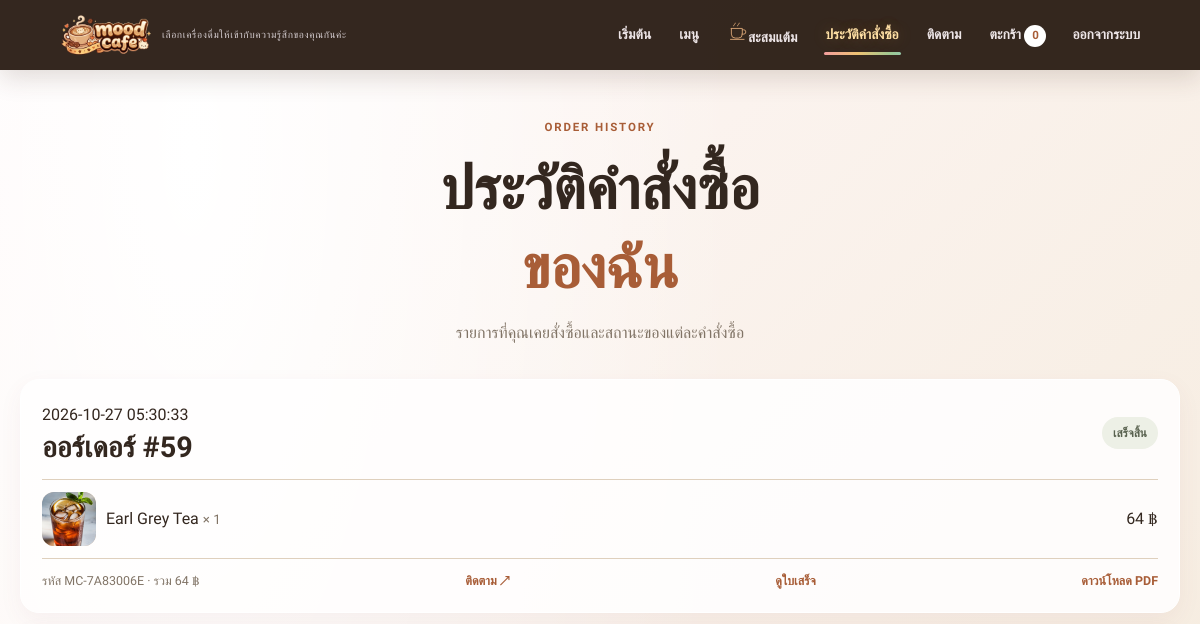
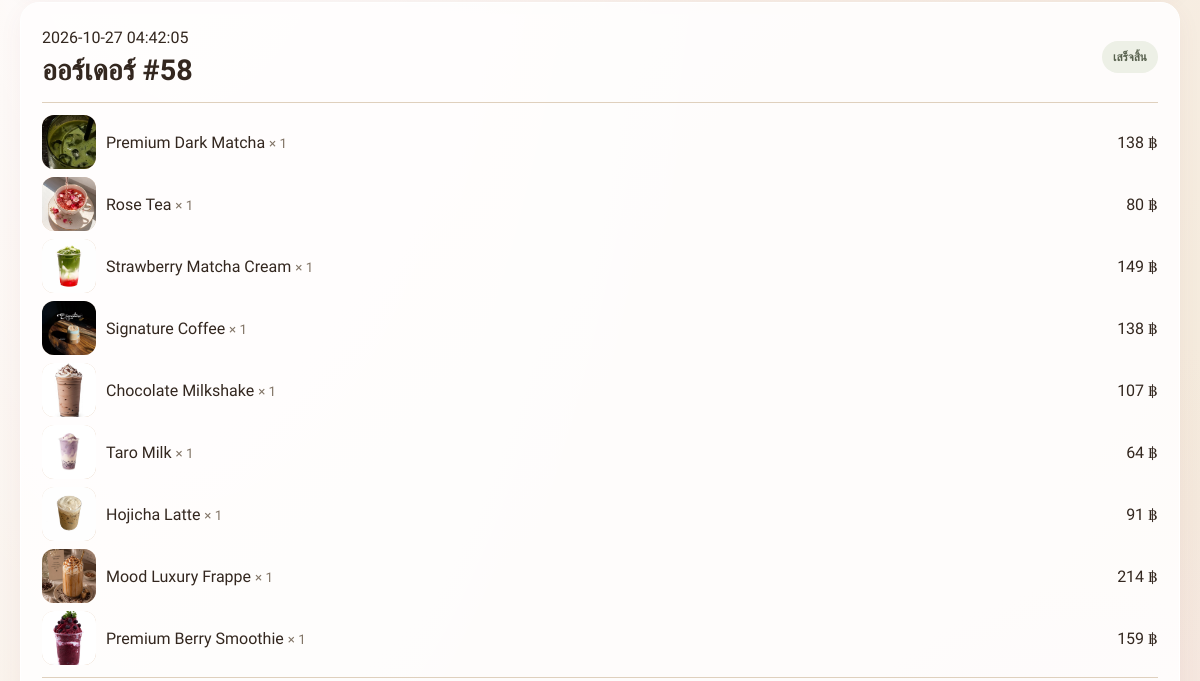
Before: /order-history (signed in, upper part) with the older database file (2 pictures, top to bottom).
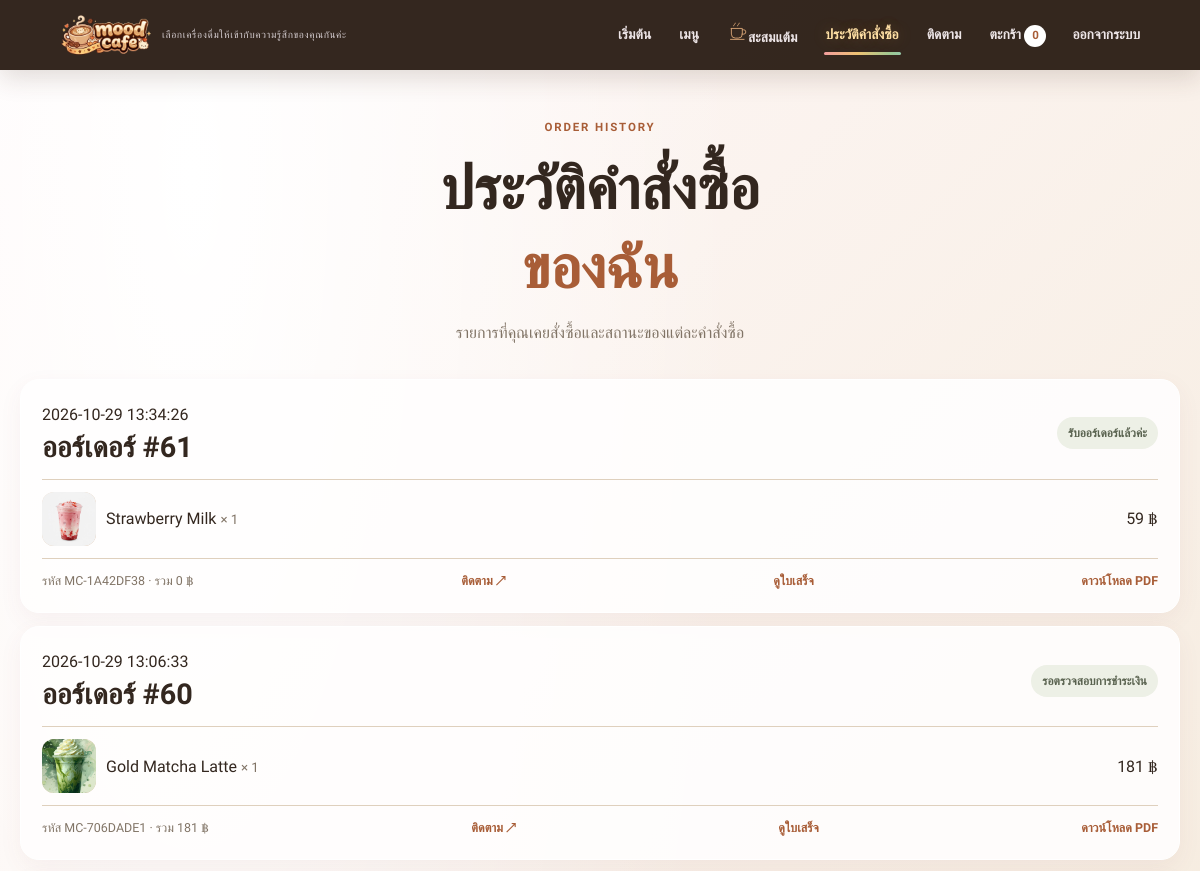
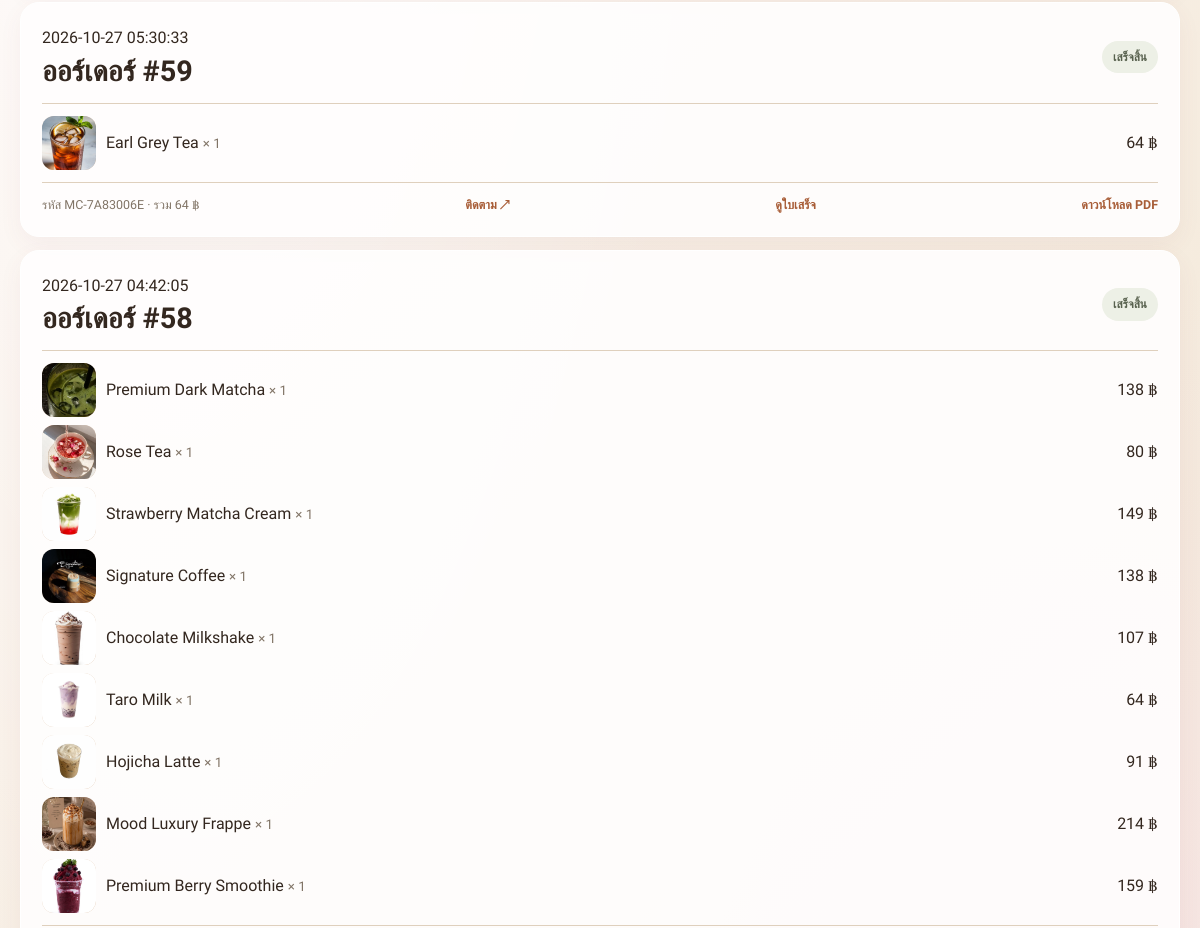
After: the same page with the newer database file (2 pictures, top to bottom).
### tables this page shows
CREATE TABLE orders (
                id INTEGER PRIMARY KEY AUTOINCREMENT,
                created_at TEXT,
                mood TEXT,
                note TEXT,
                items_json TEXT,
                total REAL,
                status TEXT DEFAULT 'รับออร์เดอร์แล้วค่ะ',
                tracking_code TEXT
            , user_id INTEGER, payment_status TEXT DEFAULT 'paid', payment_slip_path TEXT, customer_name TEXT, customer_phone TEXT, payment_method TEXT NOT NULL DEFAULT 'promptpay', cash_received REAL, change_given REAL, discount_amount REAL NOT NULL DEFAULT 0, loyalty_reward_id INTEGER, loyalty_processed INTEGER NOT NULL DEFAULT 1);

### app.py (the view)
@app.route("/order-history")
def order_history():
    if not session.get("user_id"):
        return redirect(url_for("home"))
    with sqlite3.connect(DB_PATH) as conn:
        conn.row_factory = sqlite3.Row
        rows = conn.execute(
            """
            SELECT *
            FROM orders
            WHERE user_id = ?
            ORDER BY id DESC
            """,
            (session.get("user_id"),)
        ).fetchall()
    orders = []
    for row in rows:
        order = dict(row)
        order["items"] = normalize_order_items(order.get("items_json"))
        orders.append(order)
    return render_template("order_history.html", orders=orders)

### app.py (called while the page is built)
@app.after_request
def prevent_stale_page_cache(response):
    if response.mimetype == "text/html":
        response.headers["Cache-Control"] = "no-store, no-cache, must-revalidate, max-age=0"
        response.headers["Pragma"] = "no-cache"
    return response

def format_number_with_commas(value, decimals=None):
    try:
        amount = Decimal(str(value if value is not None else 0))
        if decimals is not None:
            digits = max(0, int(decimals))
            quantum = Decimal("1").scaleb(-digits)
            amount = amount.quantize(quantum, rounding=ROUND_HALF_UP)
            return format(amount, f",.{digits}f")
        rendered = format(amount, ",f")
        return rendered.rstrip("0").rstrip(".") if "." in rendered else rendered
    except (InvalidOperation, ValueError, TypeError, OverflowError):
        return str(value if value is not None else "")

### templates/order_history.html (shortened to what this page needs)
{% extends 'base.html' %}
{% block content %}
<section class="page-heading compact">
    <p class="eyebrow">ORDER HISTORY</p>
    <h1>
        ประวัติคำสั่งซื้อ<br>
        <em>ของฉัน</em>
    </h1>
    <p>รายการที่คุณเคยสั่งซื้อและสถานะของแต่ละคำสั่งซื้อ</p>
</section>
{% if orders %}
<section class="history-list">
    {% for order in orders %}
    <article class="history-card">
        <div class="history-heading">
            <div>
                <span>{{ order.created_at }}</span>
                <h2>ออร์เดอร์ #{{ order.id|number(0) }}</h2>
            </div>
            <span class="status-pill">
                {{ order.status or 'รับออร์เดอร์แล้วค่ะ' }}
            </span>
        </div>
        <div class="history-items">
            {% for item in order["items"] %}
            <div>
                <span class="menu-photo menu-photo-thumb">
                    <span class="menu-photo-fallback">MENU</span>
                    {% set fallback_image = url_for('static', filename='images/' ~ menu_image_keys.get(item.name, item.name) ~ '.jpg', v='menu-set-20261014-userphotos') %}
                    <img
                        src="{{ menu_image_urls.get(item.name) or fallback_image }}"
                        data-fallback="{{ fallback_image }}"
                        alt="{{ item.name }}"
                        loading="lazy"
                        onerror="if (!this.dataset.fallbackTried) { this.dataset.fallbackTried = '1'; this.src = this.dataset.fallback; } else { this.remove(); }"
                        onload="this.parentElement.classList.add('has-image')"
                    >
                </span>
                <span>
                    {{ item.name }}
                    <small>× {{ item.quantity|number(0) }}</small>
                </span>
                <span>
                    {{ (item.price * item.quantity)|number(0) }} ฿
                </span>
            </div>
            {% endfor %}
        </div>
        <div class="history-footer">
            <span>
                รหัส {{ order.tracking_code or '-' }}
                · รวม {{ order.total|number(0) }} ฿
            </span>
            {% if order.tracking_code %}
            <a href="{{ url_for('track_order', code=order.tracking_code) }}">
                ติดตาม ↗
            </a>
            <a href="{{ url_for('print_receipt', tracking_code=order.tracking_code) }}">
                ดูใบเสร็จ
            </a>
            <a href="{{ url_for('download_receipt_pdf', tracking_code=order.tracking_code) }}">
                ดาวน์โหลด PDF
            </a>
            {% endif %}
        </div>
    </article>
    {% endfor %}
</section>
{% endif %}
{% endblock %}

Changed rows visible on the page:
added orders: created_at "2026-10-29 13:34:26", id|number "61", status "รับออร์เดอร์แล้วค่ะ", name "Strawberry Milk", quantity|number "1", price "59", tracking_code "MC-1A42DF38", total|number "0"
added orders: created_at "2026-10-29 13:06:33", id|number "60", status "รอตรวจสอบการชำระเงิน", name "Gold Matcha Latte", quantity|number "1", price "181", tracking_code "MC-706DADE1", total|number "181"
